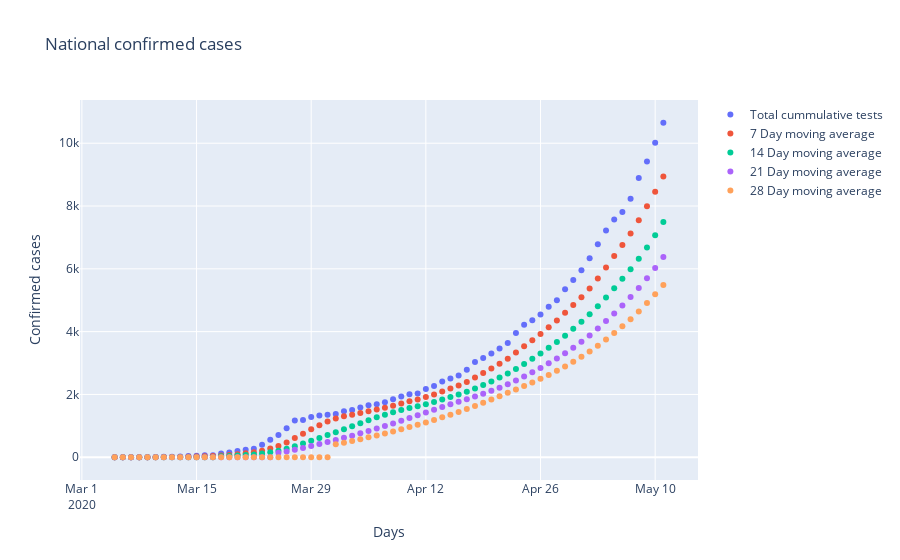
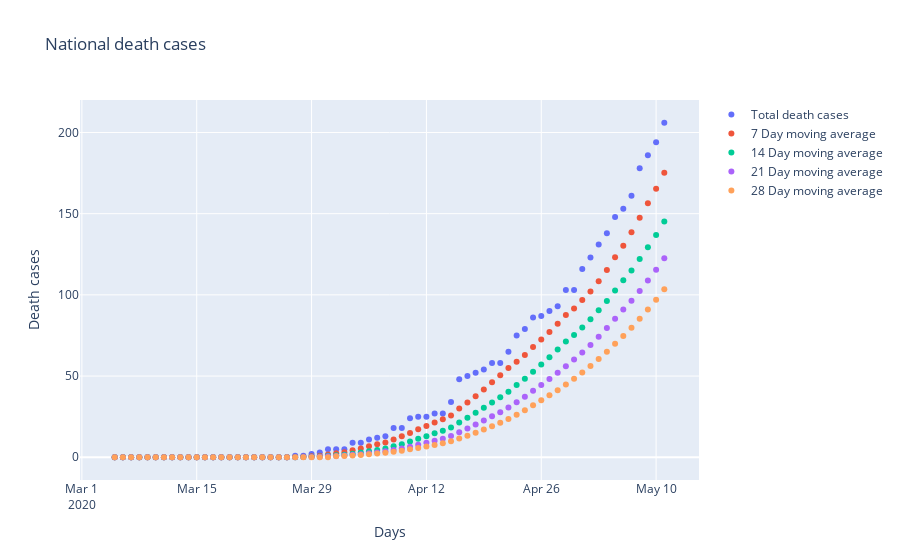
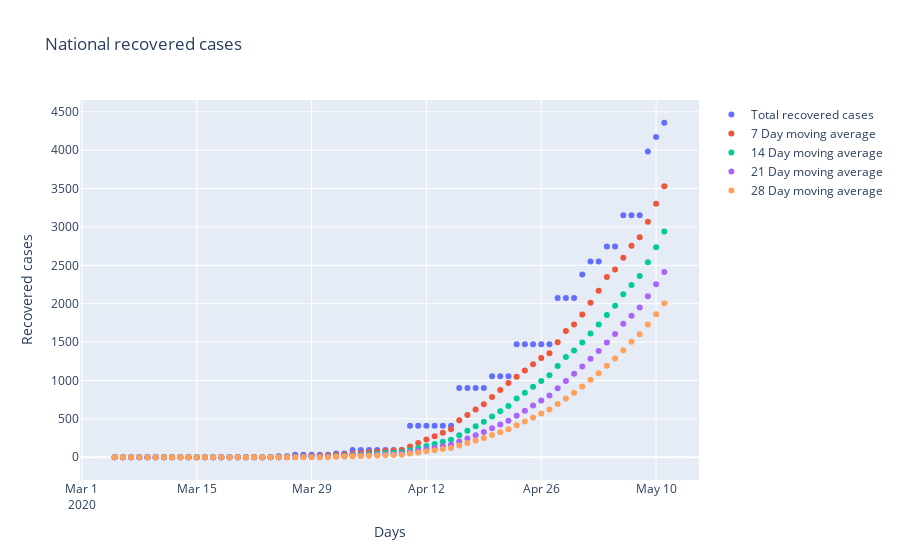

Notebook source saved alongside these figures, in order:
### Code cell
# Create traces for confirmed cases
fig = go.Figure()
fig.add_trace(go.Scatter(x=sa_testing['date'], y=sa_testing['confirmed_cases'],
                    mode='markers',
                    name='Total cummulative tests'))
fig.add_trace(go.Scatter(x=sa_testing['date'], y=sa_testing['confirmed_MA_7'],
                    mode='markers',
                    name='7 Day moving average'))
fig.add_trace(go.Scatter(x=sa_testing['date'], y=sa_testing['confirmed_MA_14'],
                    mode='markers',
                    name='14 Day moving average'))
fig.add_trace(go.Scatter(x=sa_testing['date'], y=sa_testing['confirmed_MA_21'],
                    mode='markers',
                    name='21 Day moving average'))
fig.add_trace(go.Scatter(x=sa_testing['date'], y=sa_testing['confirmed_MA_28'],
                    mode='markers',
                    name='28 Day moving average'))

# Edit the layout
fig.update_layout(title='National confirmed cases',
                   xaxis_title='Days',
                   yaxis_title='Confirmed cases')

fig.show()

# Create traces for death cases
fig = go.Figure()
fig.add_trace(go.Scatter(x=sa_testing['date'], y=sa_testing['death_cases'],
                    mode='markers',
                    name='Total death cases'))
fig.add_trace(go.Scatter(x=sa_testing['date'], y=sa_testing['death_MA_7'],
                    mode='markers',
                    name='7 Day moving average'))
fig.add_trace(go.Scatter(x=sa_testing['date'], y=sa_testing['death_MA_14'],
                    mode='markers',
                    name='14 Day moving average'))
fig.add_trace(go.Scatter(x=sa_testing['date'], y=sa_testing['death_MA_21'],
                    mode='markers',
                    name='21 Day moving average'))
fig.add_trace(go.Scatter(x=sa_testing['date'], y=sa_testing['death_MA_28'],
                    mode='markers',
                    name='28 Day moving average'))

# Edit the layout
fig.update_layout(title='National death cases',
                   xaxis_title='Days',
                   yaxis_title='Death cases')

fig.show()

# Create traces for recovered cases
fig = go.Figure()
fig.add_trace(go.Scatter(x=sa_testing['date'], y=sa_testing['recovered_cases'],
                    mode='markers',
                    name='Total recovered cases'))
fig.add_trace(go.Scatter(x=sa_testing['date'], y=sa_testing['recoverd_MA_7'],
                    mode='markers',
                    name='7 Day moving average'))
fig.add_trace(go.Scatter(x=sa_testing['date'], y=sa_testing['recoverd_MA_14'],
                    mode='markers',
                    name='14 Day moving average'))
fig.add_trace(go.Scatter(x=sa_testing['date'], y=sa_testing['recoverd_MA_21'],
                    mode='markers',
                    name='21 Day moving average'))
fig.add_trace(go.Scatter(x=sa_testing['date'], y=sa_testing['recoverd_MA_28'],
                    mode='markers',
                    name='28 Day moving average'))

# Edit the layout
fig.update_layout(title='National recovered cases',
                   xaxis_title='Days',
                   yaxis_title='Recovered cases')

fig.show()
